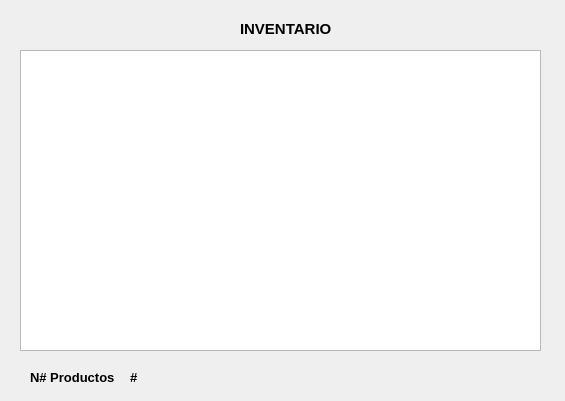
<?xml version="1.0" encoding="UTF-8"?>
<ui version="4.0">
 <class>VerInventarioWindow</class>
 <widget class="QWidget" name="VerInventarioWindow">
  <property name="geometry">
   <rect>
    <x>0</x>
    <y>0</y>
    <width>565</width>
    <height>401</height>
   </rect>
  </property>
  <property name="windowTitle">
   <string>Ver Inventario</string>
  </property>
  <property name="windowIcon">
   <iconset>
    <normaloff>../icons/bxs-data.svg</normaloff>../icons/bxs-data.svg</iconset>
  </property>
  <widget class="QLabel" name="lb_inventario">
   <property name="geometry">
    <rect>
     <x>240</x>
     <y>20</y>
     <width>101</width>
     <height>16</height>
    </rect>
   </property>
   <property name="text">
    <string>&lt;html&gt;&lt;head/&gt;&lt;body&gt;&lt;p&gt;&lt;span style=&quot; font-size:11pt; font-weight:600;&quot;&gt;INVENTARIO&lt;/span&gt;&lt;/p&gt;&lt;/body&gt;&lt;/html&gt;</string>
   </property>
  </widget>
  <widget class="QTableView" name="tb_inventario">
   <property name="geometry">
    <rect>
     <x>20</x>
     <y>50</y>
     <width>521</width>
     <height>301</height>
    </rect>
   </property>
  </widget>
  <widget class="QLabel" name="lb_canProductos">
   <property name="geometry">
    <rect>
     <x>30</x>
     <y>370</y>
     <width>91</width>
     <height>16</height>
    </rect>
   </property>
   <property name="text">
    <string>&lt;html&gt;&lt;head/&gt;&lt;body&gt;&lt;p&gt;&lt;span style=&quot; font-size:10pt; font-weight:600;&quot;&gt;N# Productos&lt;/span&gt;&lt;/p&gt;&lt;/body&gt;&lt;/html&gt;</string>
   </property>
  </widget>
  <widget class="QLabel" name="lb_numero">
   <property name="geometry">
    <rect>
     <x>130</x>
     <y>370</y>
     <width>21</width>
     <height>16</height>
    </rect>
   </property>
   <property name="text">
    <string>&lt;html&gt;&lt;head/&gt;&lt;body&gt;&lt;p&gt;&lt;span style=&quot; font-size:10pt; font-weight:600;&quot;&gt;#&lt;/span&gt;&lt;/p&gt;&lt;/body&gt;&lt;/html&gt;</string>
   </property>
  </widget>
 </widget>
 <resources/>
 <connections/>
</ui>
